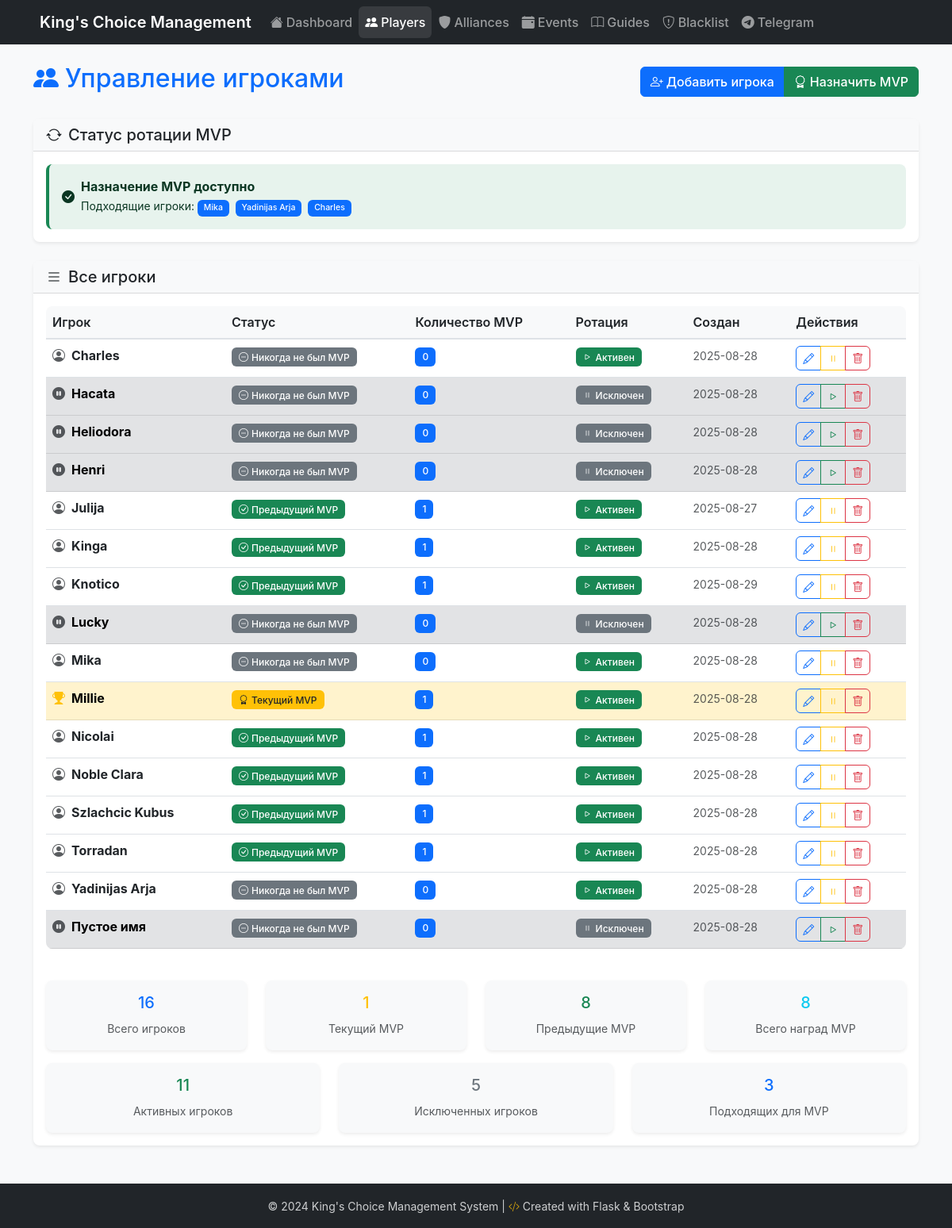
Screenshot of /players/ with the database file from the repository.
### models.py (models this page shows, shortened)
class Player(db.Model):
    __tablename__ = 'players'
    id = db.Column(db.Integer, primary_key=True)
    name = db.Column(db.String(100), nullable=False, unique=True)
    is_current_mvp = db.Column(db.Boolean, default=False, nullable=False)
    is_excluded = db.Column(db.Boolean, default=False, nullable=False)
    mvp_count = db.Column(db.Integer, default=0, nullable=False)
    created_at = db.Column(db.DateTime, default=datetime.utcnow)
    updated_at = db.Column(db.DateTime, default=datetime.utcnow, onupdate=datetime.utcnow)
    mvp_assignments = db.relationship('MVPAssignment', backref='player', lazy=True, cascade='all, delete-orphan')

### routes/player_routes.py (the view)
@bp.route('/')
def list_players():
    try:
        players = Player.query.order_by(Player.name).all()
        can_assign = can_assign_mvp()
        eligible_players = get_eligible_players() if can_assign else []
        return render_template('players/list.html',
                             players=players,
                             can_assign_mvp=can_assign,
                             eligible_players=eligible_players)
    except Exception as e:
        print(f"Error in list_players route: {str(e)}")
        return render_template('players/list.html',
                             players=[],
                             error="Failed to load players")

### app.py (called while the page is built)
def get_locale():
    if 'language' in request.cookies:
        return request.cookies.get('language')
    if request.args.get('lang'):
        return request.args.get('lang')
    return request.accept_languages.best_match(app.config['LANGUAGES'].keys()) or app.config['BABEL_DEFAULT_LOCALE']

@app.context_processor
def inject_get_locale():
    return dict(get_locale=get_locale)

### utils/rotation_logic.py (called while the page is built)
def get_models():
    from models import Player, Alliance, MVPAssignment, WinnerAssignment
    return Player, Alliance, MVPAssignment, WinnerAssignment

def can_assign_mvp():
    try:
        Player, Alliance, MVPAssignment, WinnerAssignment = get_models()
        all_active_players = Player.query.filter(Player.is_excluded == False).all()
        if not all_active_players:
            return False  # No active players to assign MVP to
        total_assignments = MVPAssignment.query.count()
        if total_assignments == 0:
            return True  # First assignment is always allowed
        return True
    except Exception as e:
        print(f"Error in can_assign_mvp: {str(e)}")
        return False

### templates/players/list.html (shortened to what this page needs)
{% extends "base.html" %}
{% block content %}
<div class="row">
    <div class="col-12">
        <div class="d-flex justify-content-between align-items-center mb-4">
            <h1 class="h2 text-primary">
                <i class="bi bi-people-fill me-2"></i>Управление игроками
            </h1>
            <div class="btn-group">
                <a href="{{ url_for('players.add_player') }}" class="btn btn-primary">
                    <i class="bi bi-person-plus me-1"></i>Добавить игрока
                </a>
                <a href="{{ url_for('players.assign_mvp') }}" class="btn btn-success">
                    <i class="bi bi-award me-1"></i>Назначить MVP
                </a>
            </div>
        </div>
    </div>
</div>
<div class="row mb-4">
    <div class="col-12">
        <div class="card">
            <div class="card-header">
                <h5 class="card-title mb-0">
                    <i class="bi bi-arrow-repeat me-2"></i>Статус ротации MVP
                </h5>
            </div>
            <div class="card-body">
                {% if can_assign_mvp %}
                    <div class="alert alert-success d-flex align-items-center mb-0">
                        <i class="bi bi-check-circle-fill me-2"></i>
                        <div>
                            <strong>Назначение MVP доступно</strong><br>
                            <small>Подходящие игроки:
                                {% for player in eligible_players %}
                                    <span class="badge bg-primary me-1">{{ player.name }}</span>
                                {% endfor %}
                            </small>
                        </div>
                    </div>
                {% endif %}
            </div>
        </div>
    </div>
</div>
<div class="row">
    <div class="col-12">
        <div class="card">
            <div class="card-header">
                <h5 class="card-title mb-0">
                    <i class="bi bi-list me-2"></i>Все игроки
                </h5>
            </div>
            <div class="card-body">
                {% if players %}
                    <div class="table-responsive">
                        <table class="table table-hover">
                            <thead>
                                <tr>
                                    <th>Игрок</th>
                                    <th>Статус</th>
                                    <th>Количество MVP</th>
                                    <th>Ротация</th>
                                    <th>Создан</th>
                                    <th>Действия</th>
                                </tr>
                            </thead>
                            <tbody>
                                {% for player in players %}
                                <tr {% if player.is_current_mvp %}class="table-warning"{% elif player.is_excluded %}class="table-secondary"{% endif %}>
                                    <td>
                                        <div class="d-flex align-items-center">
                                            {% if player.is_current_mvp %}
                                                <i class="bi bi-trophy-fill text-warning me-2" title="Текущий MVP"></i>
                                            {% elif player.is_excluded %}
                                                <i class="bi bi-pause-circle-fill text-muted me-2" title="Исключен из ротации"></i>
                                            {% else %}
                                                <i class="bi bi-person-circle text-muted me-2"></i>
                                            {% endif %}
                                            <strong>
                                                <a href="#" class="text-decoration-none player-name-link"
                                                   data-player-id="{{ player.id }}"
                                                   data-player-name="{{ player.name }}"
                                                   title="Показать историю MVP">
                                                    {{ player.name }}
                                                </a>
                                            </strong>
                                        </div>
                                    </td>
                                    <td>
                                        {% if player.is_current_mvp %}
                                            <span class="badge bg-warning text-dark">
                                                <i class="bi bi-award me-1"></i>Текущий MVP
                                            </span>
                                        {% elif player.mvp_count > 0 %}
                                            <span class="badge bg-success">
                                                <i class="bi bi-check-circle me-1"></i>Предыдущий MVP
                                            </span>
                                        {% else %}
                                            <span class="badge bg-secondary">
                                                <i class="bi bi-dash-circle me-1"></i>Никогда не был MVP
                                            </span>
                                        {% endif %}
                                    </td>
                                    <td>
                                        <span class="badge bg-primary">{{ player.mvp_count }}</span>
                                    </td>
                                    <td>
                                        {% if player.is_excluded %}
                                            <span class="badge bg-secondary">
                                                <i class="bi bi-pause me-1"></i>Исключен
                                            </span>
                                        {% else %}
                                            <span class="badge bg-success">
                                                <i class="bi bi-play me-1"></i>Активен
                                            </span>
                                        {% endif %}
                                    </td>
                                    <td>
                                        <small class="text-muted">
                                            {{ player.created_at.strftime('%Y-%m-%d') if player.created_at }}
                                        </small>
                                    </td>
                                    <td>
                                        <div class="btn-group btn-group-sm">
                                            <a href="{{ url_for('players.edit_player', player_id=player.id) }}"
                                               class="btn btn-outline-primary" title="Редактировать игрока">
                                                <i class="bi bi-pencil"></i>
                                            </a>
                                            {% if player.is_excluded %}
                                                <button type="button" class="btn btn-outline-success"
                                                        title="Включить в ротацию MVP"
                                                        onclick="toggleExclusion('{{ player.name }}', {{ player.id }}, false)">
                                                    <i class="bi bi-play"></i>
                                                </button>
                                            {% else %}
                                                <button type="button" class="btn btn-outline-warning"
                                                        title="Исключить из ротации MVP"
                                                        onclick="toggleExclusion('{{ player.name }}', {{ player.id }}, true)">
                                                    <i class="bi bi-pause"></i>
                                                </button>
                                            {% endif %}
                                            <button type="button" class="btn btn-outline-danger"
                                                    title="Удалить игрока"
                                                    onclick="confirmDelete('{{ player.name }}', {{ player.id }})">
                                                <i class="bi bi-trash"></i>
                                            </button>
                                        </div>
                                    </td>
                                </tr>
                                {% endfor %}
                            </tbody>
                        </table>
                    </div>
                    <div class="row mt-4">
                        <div class="col-md-3">
                            <div class="card bg-light">
                                <div class="card-body text-center">
                                    <h5 class="text-primary">{{ players|length }}</h5>
                                    <small class="text-muted">Всего игроков</small>
                                </div>
                            </div>
                        </div>
                        <div class="col-md-3">
                            <div class="card bg-light">
                                <div class="card-body text-center">
                                    <h5 class="text-warning">
                                        {{ players|selectattr('is_current_mvp', 'equalto', true)|list|length }}
                                    </h5>
                                    <small class="text-muted">Текущий MVP</small>
                                </div>
                            </div>
                        </div>
                        <div class="col-md-3">
                            <div class="card bg-light">
                                <div class="card-body text-center">
                                    <h5 class="text-success">
                                        {{ players|selectattr('mvp_count', 'greaterthan', 0)|list|length }}
                                    </h5>
                                    <small class="text-muted">Предыдущие MVP</small>
                                </div>
                            </div>
                        </div>
                        <div class="col-md-3">
                            <div class="card bg-light">
                                <div class="card-body text-center">
                                    <h5 class="text-info">
                                        {{ players|sum(attribute='mvp_count') }}
                                    </h5>
                                    <small class="text-muted">Всего наград MVP</small>
                                </div>
                            </div>
                        </div>
                    </div>
                    <div class="row mt-3">
                        <div class="col-md-4">
                            <div class="card bg-light">
                                <div class="card-body text-center">
                                    <h5 class="text-success">
                                        {{ players|selectattr('is_excluded', 'equalto', false)|list|length }}
                                    </h5>
                                    <small class="text-muted">Активных игроков</small>
                                </div>
                            </div>
                        </div>
                        <div class="col-md-4">
                            <div class="card bg-light">
                                <div class="card-body text-center">
                                    <h5 class="text-secondary">
                                        {{ players|selectattr('is_excluded', 'equalto', true)|list|length }}
                                    </h5>
                                    <small class="text-muted">Исключенных игроков</small>
                                </div>
                            </div>
                        </div>
                        <div class="col-md-4">
                            <div class="card bg-light">
                                <div class="card-body text-center">
                                    <h5 class="text-primary">
                                        {{ eligible_players|length if eligible_players else 0 }}
                                    </h5>
                                    <small class="text-muted">Подходящих для MVP</small>
                                </div>
                            </div>
                        </div>
                    </div>
                {% endif %}
            </div>
        </div>
    </div>
</div>
{% endblock %}

### static/css/style.css (style rules this page uses)
:root { --primary-color: #0d6efd; --success-color: #198754; --warning-color: #ffc107; --danger-color: #dc3545; --dark-color: #212529; --light-color: #f8f9fa; }
body { font-family: 'Inter', -apple-system, BlinkMacSystemFont, 'Segoe UI', 'Roboto', sans-serif; background-color: #f8f9fa; }
.card { border: none; box-shadow: 0 0.125rem 0.25rem rgba(0, 0, 0, 0.075); transition: all 0.3s ease; border-radius: 0.5rem; }
.card-header { background-color: var(--light-color); border-bottom: 1px solid rgba(0, 0, 0, 0.125); font-weight: 600; }
.badge { font-weight: 500; padding: 0.5em 0.75em; }
.badge i { margin-right: 0.25rem; }
.btn { font-weight: 500; transition: all 0.3s ease; border-radius: 0.375rem; }
.table { border-radius: 0.5rem; overflow: hidden; }
.table thead th { background-color: var(--light-color); border-bottom: 2px solid #dee2e6; font-weight: 600; color: var(--dark-color); }
.table tbody tr { transition: all 0.3s ease; }
.table-warning { background-color: rgba(255, 193, 7, 0.1) !important; }
.alert { border: none; border-radius: 0.5rem; border-left: 4px solid; }
.alert-success { border-left-color: var(--success-color); background-color: rgba(25, 135, 84, 0.1); }

### templates/players/list.html (style rules this page uses)
.player-name-link { color: inherit !important; transition: color 0.2s ease; }

### rows the page displays
Player: name "Mika", is_current_mvp False (drawn), mvp_count "0", is_excluded False (drawn), created_at "2025-08-28"
Player: name "Yadinijas Arja", is_current_mvp False (drawn), mvp_count "0", is_excluded False (drawn), created_at "2025-08-28"
Player: name "Charles", is_current_mvp False (drawn), mvp_count "0", is_excluded False (drawn), created_at "2025-08-28"
Player: is_current_mvp False (drawn), name "Hacata", mvp_count "0", is_excluded True (drawn), created_at "2025-08-28"
Player: is_current_mvp False (drawn), name "Heliodora", mvp_count "0", is_excluded True (drawn), created_at "2025-08-28"
Player: is_current_mvp False (drawn), name "Henri", mvp_count "0", is_excluded True (drawn), created_at "2025-08-28"
Player: is_current_mvp False (drawn), name "Julija", mvp_count "1", is_excluded False (drawn), created_at "2025-08-27"
Player: is_current_mvp False (drawn), name "Kinga", mvp_count "1", is_excluded False (drawn), created_at "2025-08-28"
Player: is_current_mvp False (drawn), name "Knotico", mvp_count "1", is_excluded False (drawn), created_at "2025-08-29"
Player: is_current_mvp False (drawn), name "Lucky", mvp_count "0", is_excluded True (drawn), created_at "2025-08-28"
Player: is_current_mvp True (drawn), name "Millie", mvp_count "1", is_excluded False (drawn), created_at "2025-08-28"
Player: is_current_mvp False (drawn), name "Nicolai", mvp_count "1", is_excluded False (drawn), created_at "2025-08-28"
Player: is_current_mvp False (drawn), name "Noble Clara", mvp_count "1", is_excluded False (drawn), created_at "2025-08-28"
Player: is_current_mvp False (drawn), name "Szlachcic Kubus", mvp_count "1", is_excluded False (drawn), created_at "2025-08-28"
Player: is_current_mvp False (drawn), name "Torradan", mvp_count "1", is_excluded False (drawn), created_at "2025-08-28"
Player: is_current_mvp False (drawn), name "Пустое имя", mvp_count "0", is_excluded True (drawn), created_at "2025-08-28"

### other values shown
{{ players|length }} "16"
{{ players|selectattr('is_current_mvp', 'equalto', true)|list|length }} "1"
{{ players|selectattr('mvp_count', 'greaterthan', 0)|list|length }} "8"
{{ players|sum(attribute='mvp_count') }} "8"
{{ players|selectattr('is_excluded', 'equalto', false)|list|length }} "11"
{{ players|selectattr('is_excluded', 'equalto', true)|list|length }} "5"
{{ eligible_players|length if eligible_players else 0 }} "3"
